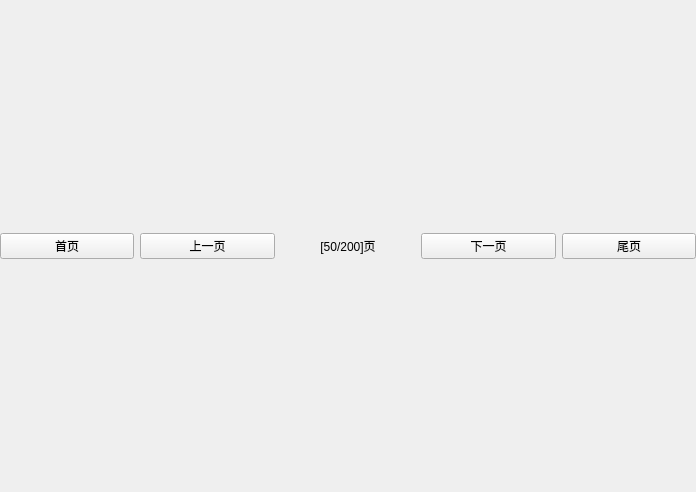
<?xml version="1.0" encoding="UTF-8"?>
<ui version="4.0">
 <class>FormPageBar</class>
 <widget class="QWidget" name="FormPageBar">
  <property name="geometry">
   <rect>
    <x>0</x>
    <y>0</y>
    <width>696</width>
    <height>492</height>
   </rect>
  </property>
  <property name="windowTitle">
   <string>Form</string>
  </property>
  <layout class="QHBoxLayout" name="horizontalLayout">
   <property name="leftMargin">
    <number>0</number>
   </property>
   <property name="topMargin">
    <number>0</number>
   </property>
   <property name="rightMargin">
    <number>0</number>
   </property>
   <property name="bottomMargin">
    <number>0</number>
   </property>
   <item>
    <widget class="QPushButton" name="form_first_page">
     <property name="focusPolicy">
      <enum>Qt::NoFocus</enum>
     </property>
     <property name="text">
      <string>首页</string>
     </property>
    </widget>
   </item>
   <item>
    <widget class="QPushButton" name="form_previous_page">
     <property name="focusPolicy">
      <enum>Qt::NoFocus</enum>
     </property>
     <property name="text">
      <string>上一页</string>
     </property>
    </widget>
   </item>
   <item>
    <widget class="QLabel" name="form_page_num">
     <property name="text">
      <string>[50/200]页</string>
     </property>
     <property name="alignment">
      <set>Qt::AlignCenter</set>
     </property>
    </widget>
   </item>
   <item>
    <widget class="QPushButton" name="form_next_page">
     <property name="focusPolicy">
      <enum>Qt::NoFocus</enum>
     </property>
     <property name="text">
      <string>下一页</string>
     </property>
    </widget>
   </item>
   <item>
    <widget class="QPushButton" name="form_last_page">
     <property name="focusPolicy">
      <enum>Qt::NoFocus</enum>
     </property>
     <property name="text">
      <string>尾页</string>
     </property>
    </widget>
   </item>
  </layout>
 </widget>
 <resources/>
 <connections/>
</ui>
